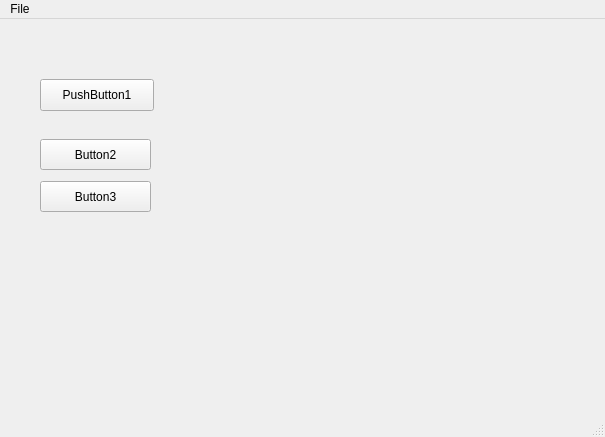
<?xml version="1.0" encoding="UTF-8"?>
<ui version="4.0">
 <class>MainWindow</class>
 <widget class="QMainWindow" name="MainWindow">
  <property name="geometry">
   <rect>
    <x>0</x>
    <y>0</y>
    <width>605</width>
    <height>437</height>
   </rect>
  </property>
  <property name="windowTitle">
   <string>MainWindow</string>
  </property>
  <widget class="QWidget" name="centralWidget">
   <widget class="QPushButton" name="pushButton">
    <property name="geometry">
     <rect>
      <x>40</x>
      <y>60</y>
      <width>114</width>
      <height>32</height>
     </rect>
    </property>
    <property name="text">
     <string>PushButton1</string>
    </property>
   </widget>
   <widget class="QPushButton" name="pushButton_2">
    <property name="geometry">
     <rect>
      <x>40</x>
      <y>120</y>
      <width>111</width>
      <height>31</height>
     </rect>
    </property>
    <property name="text">
     <string>Button2</string>
    </property>
   </widget>
   <widget class="QPushButton" name="pushButton_3">
    <property name="geometry">
     <rect>
      <x>40</x>
      <y>162</y>
      <width>111</width>
      <height>31</height>
     </rect>
    </property>
    <property name="text">
     <string>Button3</string>
    </property>
   </widget>
  </widget>
  <widget class="QStatusBar" name="statusBar"/>
  <widget class="QMenuBar" name="menuBar">
   <property name="geometry">
    <rect>
     <x>0</x>
     <y>0</y>
     <width>605</width>
     <height>21</height>
    </rect>
   </property>
   <widget class="QMenu" name="menuFile">
    <property name="title">
     <string>File</string>
    </property>
    <addaction name="actionQuit"/>
   </widget>
   <addaction name="menuFile"/>
  </widget>
  <action name="actionQuit">
   <property name="text">
    <string>Quit</string>
   </property>
  </action>
 </widget>
 <layoutdefault spacing="6" margin="11"/>
 <resources/>
 <connections>
  <connection>
   <sender>actionQuit</sender>
   <signal>triggered()</signal>
   <receiver>MainWindow</receiver>
   <slot>close()</slot>
   <hints>
    <hint type="sourcelabel">
     <x>-1</x>
     <y>-1</y>
    </hint>
    <hint type="destinationlabel">
     <x>302</x>
     <y>218</y>
    </hint>
   </hints>
  </connection>
 </connections>
 <slots>
  <slot>checkbox_on()</slot>
  <slot>checkbox_off()</slot>
  <slot>whatever()</slot>
 </slots>
</ui>
